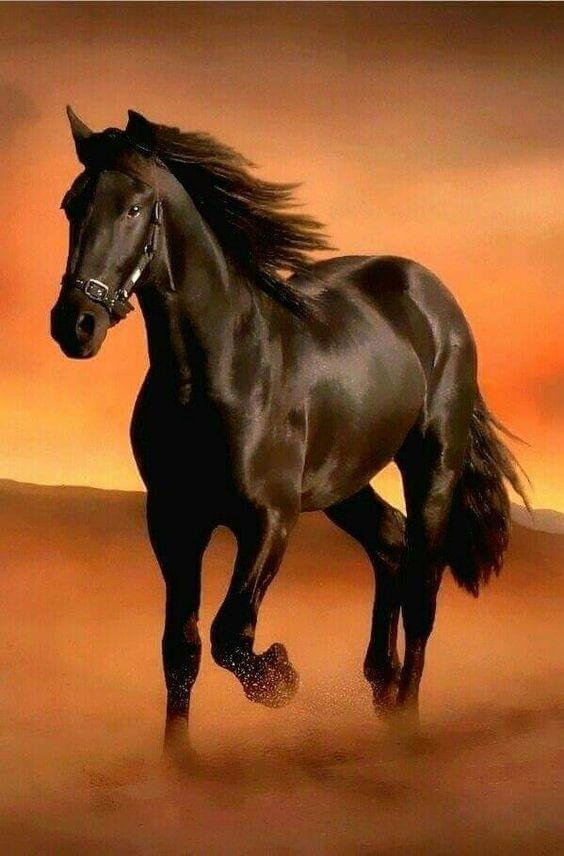
#> input picture resources/horse.jpg, 564 x 856 px
$ python gorev11.py
#> lines starting #> are read from the running program, lines starting #| are printed output that depends on the picture
import cv2

path = "resources/horse.jpg"
img =cv2.imread(path)
#> img is the input picture: shape (856, 564, 3); mean B, G, R 41.2, 82.5, 140.7
img_reverse = cv2.flip(img,0)#alta döndürür
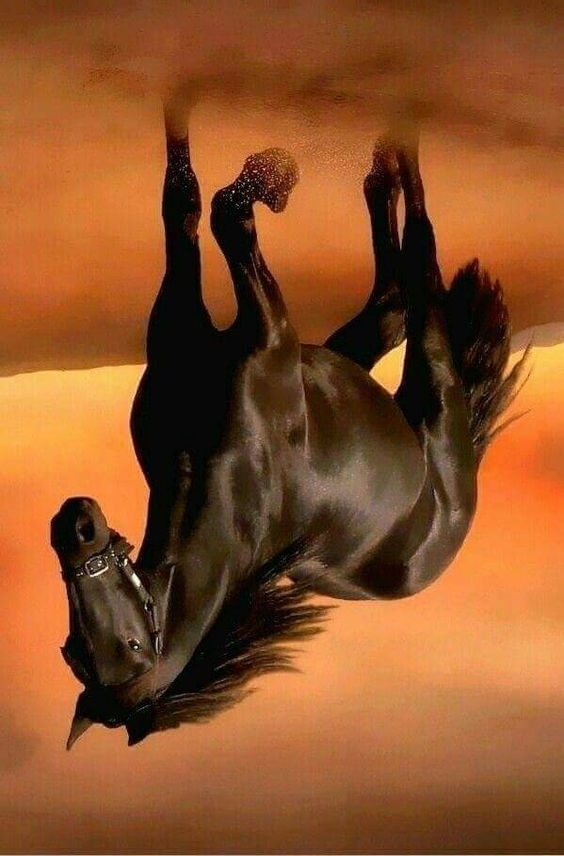
#> img_reverse: shape (856, 564, 3); mean B, G, R 41.2, 82.5, 140.7
img_reverse_1 = cv2.flip(img,1) #sağa döndürür
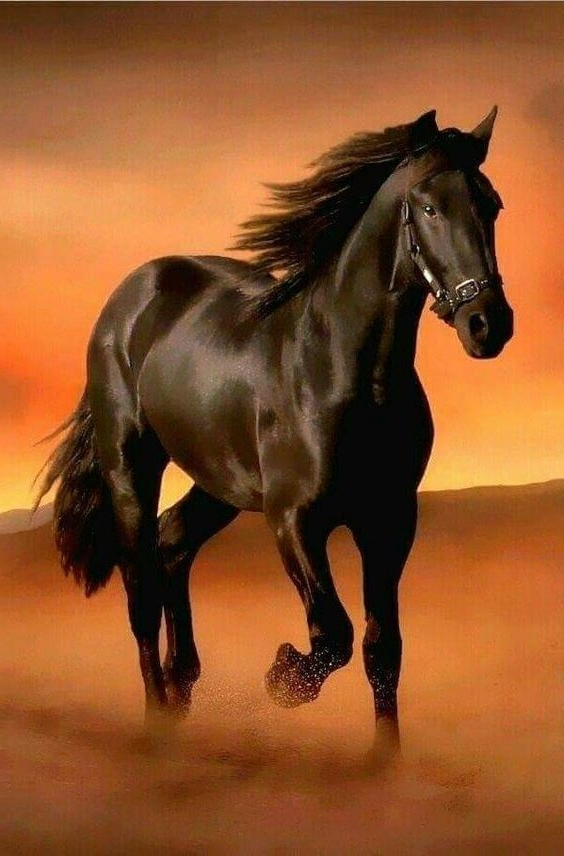
#> img_reverse_1: shape (856, 564, 3); mean B, G, R 41.2, 82.5, 140.7
img_reverse_2 =cv2.flip(img,-1) #sağa ve alta çevirir
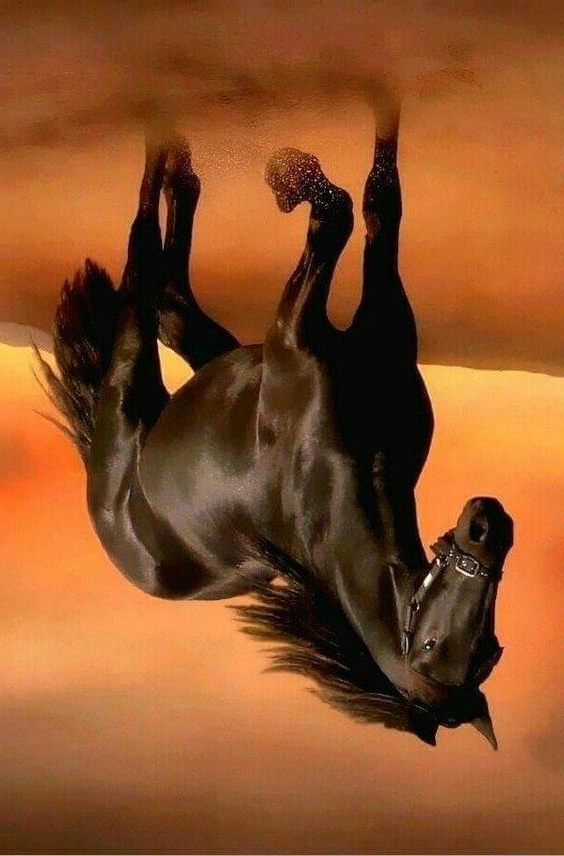
#> img_reverse_2: shape (856, 564, 3); mean B, G, R 41.2, 82.5, 140.7
cv2.imshow("flip metodu",img_reverse)
cv2.waitKey(0)
